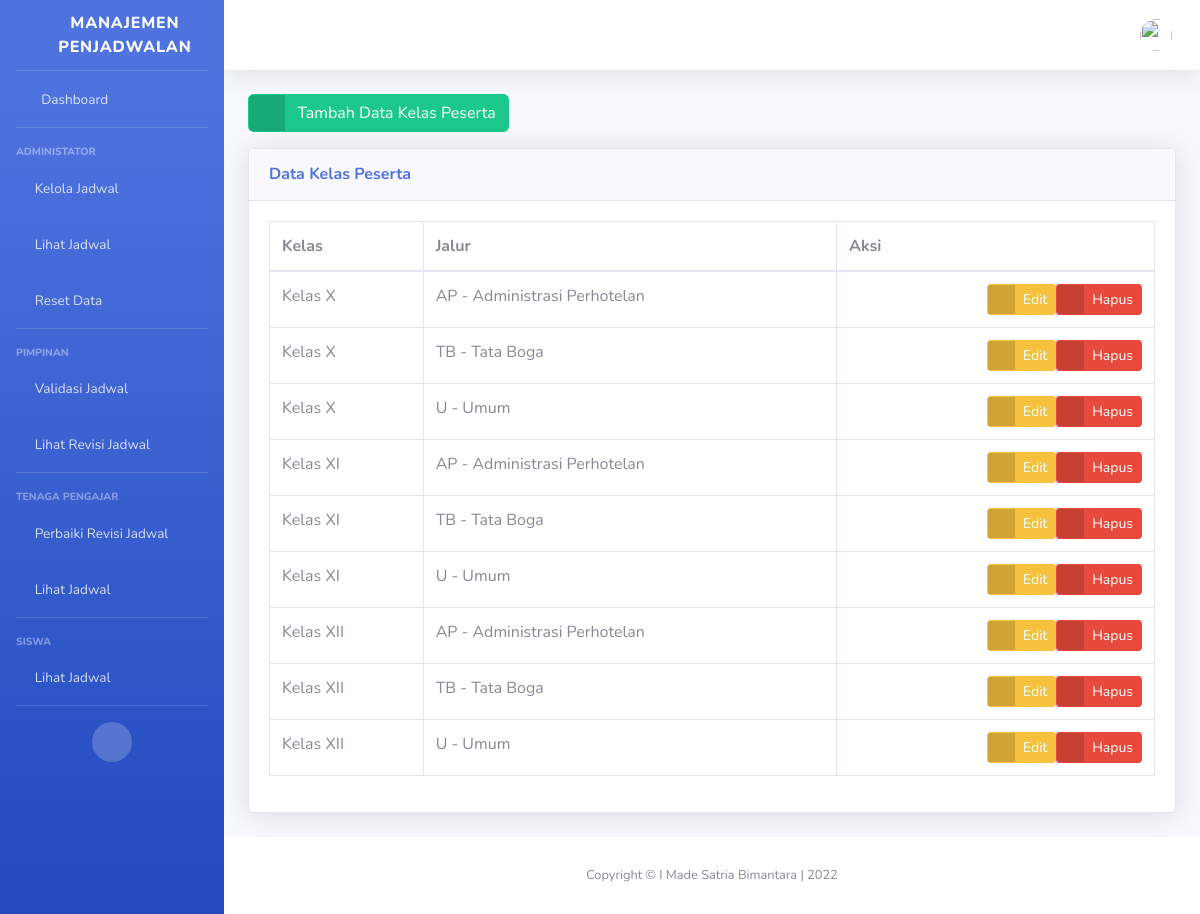
Page /administrator/kelas/ (signed in) on the committed database.
### administrator/models.py (models this page shows, shortened)
class DetailKelas(models.Model):
    kelas = models.ForeignKey(
        Kelas,
        on_delete=models.CASCADE,
    )
    jalur = models.ForeignKey(
        Jalur,
        on_delete=models.CASCADE,
    )
    class Meta:
        ordering = ['kelas']
        verbose_name_plural = "Detail Kelas Peserta"

class Kelas(models.Model):
    CHOICES_KELAS = (
        ('Kelas X', 'Kelas X'),
        ('Kelas XI', 'Kelas XI'),
        ('Kelas XII', 'Kelas XII'),
    )
    nama_kelas = models.CharField(
        'Nama Kelas',
        choices=CHOICES_KELAS,
        max_length=12,
        unique=True
    )
    class Meta:
        ordering = ['nama_kelas']
        verbose_name_plural = "Kelas"
    def __str__(self):
        return self.nama_kelas

class Jalur(models.Model):
    kode_jalur = models.CharField(
        'Kode Unik Jalur',
        max_length=5,
        unique=True
    )
    nama_jalur = models.CharField(
        'Nama Jalur',
        max_length=25,
    )
    published = models.DateTimeField(
        auto_now_add=True,
        editable=False
    )
    updated = models.DateTimeField(
        auto_now=True,
        editable=False
    )
    class Meta:
        ordering = ['published']
        verbose_name_plural = "Jalur"
    def __str__(self):
        return "{} - {}".format(self.kode_jalur, self.nama_jalur)

### administrator/kelas_views.py (the view)
# urls.py: path('kelas/', KelasIndexView.as_view(), name='kelas_list'),
class KelasIndexView(LoginRequiredMixin, UserPassesTestMixin, ListView):
    template_name = 'administrator/kelas/index.html'
    context = {
        'title_page': "Database | Kelas",
        'subtitle_page': "Halaman Database Kelas"
    }
    def get(self, request):
        all_class = Kelas.objects.all()
        all_jalur = Jalur.objects.all()
        all_detailkelas = DetailKelas.objects.all()
        self.context.update(
            {
                'all_class': all_class,
                'all_jalur': all_jalur,
                'all_detailkelas': all_detailkelas,
            }
        )
        return render(request, self.template_name, self.context)
    def test_func(self):
        return self.request.user.groups.filter(name='administrator')

### administrator/templatetags/auth_extras.py (called while the page is built)
@register.filter(name='has_group')
def has_group(user, group_name):
    return user.groups.filter(name=group_name).exists()

@register.filter(name='exclude_group')
def exclude_group(user, group_name):
    return user.groups.exclude(name=group_name).exists()

### templates/administrator/kelas/index.html (shortened to what this page needs)
{% extends 'base.html' %}
{% load static %}
{% block page_content %}
<div class="row">
    <div class="col">
        <a href="{% url 'administrator_IT:kelas_create' %}" class="btn btn-success btn-icon-split">
            <span class="icon text-white-50">
                <i class="fas fa-plus-circle"></i>
            </span>
            <span class="text">Tambah Data Kelas Peserta</span>
        </a>
    </div>
</div>
<div class="row mt-3">
    <div class="col">
        <div class="card shadow mb-4">
            <div class="card-header py-3">
                <h6 class="m-0 font-weight-bold text-primary">Data Kelas Peserta</h6>
            </div>
            <div class="card-body">
                <div class="table-responsive">
                    <table class="table table-bordered" id="tableDetailKelas" width="100%" cellspacing="0">
                        <thead>
                            <tr>
                                <th>Kelas</th>
                                <th>Jalur</th>
                                <th>Aksi</th>
                            </tr>
                        </thead>
                        <tbody>
                            {% for detailkelas in all_detailkelas %}
                            <tr>
                                <td>{{detailkelas.kelas}}</td>
                                <td>{{detailkelas.jalur}}</td>
                                <td>
                                    <div class="d-flex justify-content-end">
                                        <a href="{% url 'administrator_IT:kelas_update' detailkelas.id %}"
                                            class="btn btn-warning btn-icon-split btn-sm">
                                            <span class="icon text-white-50">
                                                <i class="fas fa-exclamation-triangle"></i>
                                            </span>
                                            <span class="text">Edit</span>
                                        </a>
                                        <a href="{% url 'administrator_IT:kelas_delete' detailkelas.id %}"
                                            class="btn btn-danger btn-icon-split btn-sm">
                                            <span class="icon text-white-50">
                                                <i class="fas fa-trash"></i>
                                            </span>
                                            <span class="text">Hapus</span>
                                        </a>
                                    </div>
                                </td>
                            </tr>
                            {% endfor %}
                        </tbody>
                    </table>
                </div>
            </div>
        </div>
    </div>
</div>
{% endblock page_content %}

### rows in the picture
DetailKelas: kelas "Kelas X", jalur "AP - Administrasi Perhotelan"
DetailKelas: kelas "Kelas X", jalur "TB - Tata Boga"
DetailKelas: kelas "Kelas X", jalur "U - Umum"
DetailKelas: kelas "Kelas XI", jalur "AP - Administrasi Perhotelan"
DetailKelas: kelas "Kelas XI", jalur "TB - Tata Boga"
DetailKelas: kelas "Kelas XI", jalur "U - Umum"
DetailKelas: kelas "Kelas XII", jalur "AP - Administrasi Perhotelan"
DetailKelas: kelas "Kelas XII", jalur "TB - Tata Boga"
DetailKelas: kelas "Kelas XII", jalur "U - Umum"
